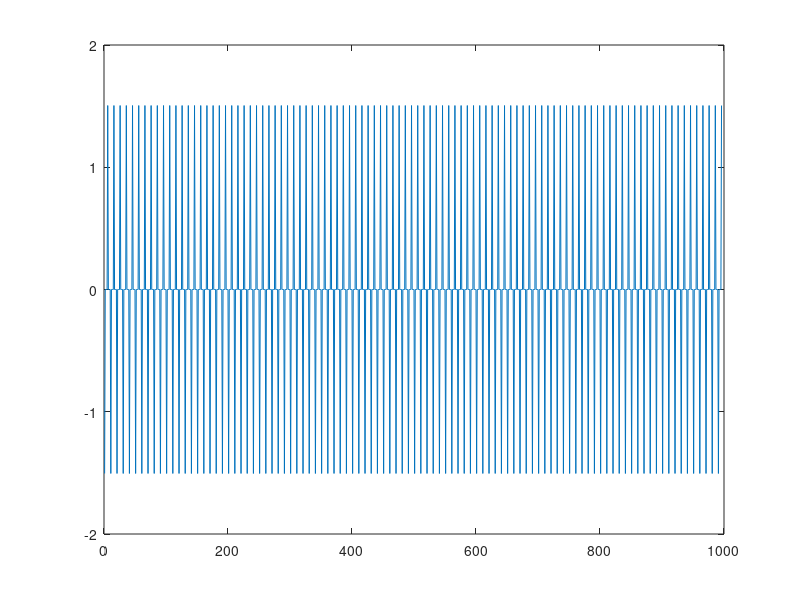

The MATLAB source for this figure:
omiga=99*pi
t=[1:5:1000]

x(t)=sin(omiga*t+10*pi/180)+0.5*sin(3*omiga*t+20*pi/180)+0.5*sin(5*omiga*t+40*pi/180)+0.4*sin(7*omiga*t+60*pi/180)+0.3*sin(9*omiga*t+80*pi/180)+0.2*sin(11*omiga*t+80*pi/180) 

plot(x)